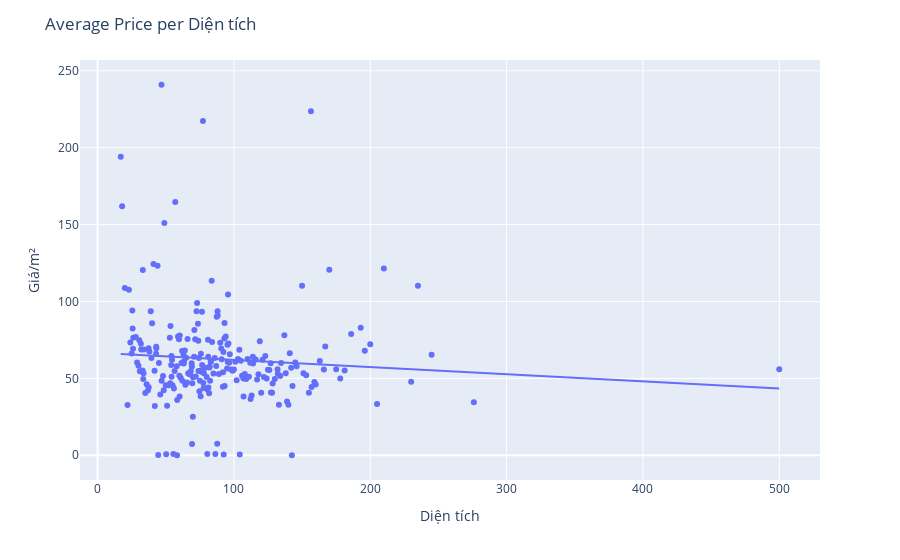

Notebook source saved alongside this figure:
### Markdown cell above
Phụ thuộc của giá vào diện tích

### Code cell
df.at[1488, 'Diện tích'] = 50.31
df_mean = df.groupby('Diện tích')['Giá/m²'].mean().reset_index()

# plot mean price per acre lot
fig = px.scatter(df_mean, x='Diện tích', y='Giá/m²', trendline='ols')
fig.update_layout(title='Average Price per Diện tích', xaxis_title='Diện tích', yaxis_title='Giá/m²')
fig.show()

### Figure 1 — Plotly figure (JSON) as saved in the notebook; plotly's stock layout.template omitted (floating-point values rounded to 4 significant figures; data arrays with more than 128 entries replaced by an {"elided": "..."} marker saying what was removed)
{"data": [{"hovertemplate": "Diện tích=%{x}<br>Giá/m²=%{y}<extra></extra>", "legendgroup": "", "marker": {"color": "#636efa", "symbol": "circle"}, "mode": "markers", "name": "", "orientation": "v", "showlegend": false, "type": "scatter", "x": {"elided": "238 float values"}, "xaxis": "x", "y": {"elided": "238 float values"}, "yaxis": "y"}, {"hovertemplate": "<b>OLS trendline</b><br>Giá/m² = -0.0463402 * Diện tích + 66.5626<br>R<sup>2</sup>=0.005946<br><br>Diện tích=%{x}<br>Giá/m²=%{y} <b>(trend)</b><extra></extra>", "legendgroup": "", "marker": {"color": "#636efa", "symbol": "circle"}, "mode": "lines", "name": "", "showlegend": false, "type": "scatter", "x": {"elided": "238 float values"}, "xaxis": "x", "y": {"elided": "238 float values"}, "yaxis": "y"}], "layout": {"legend": {"tracegroupgap": 0}, "margin": {"t": 60}, "title": {"text": "Average Price per Diện tích"}, "xaxis": {"anchor": "y", "domain": [0, 1], "title": {"text": "Diện tích"}}, "yaxis": {"anchor": "x", "domain": [0, 1], "title": {"text": "Giá/m²"}}}}
